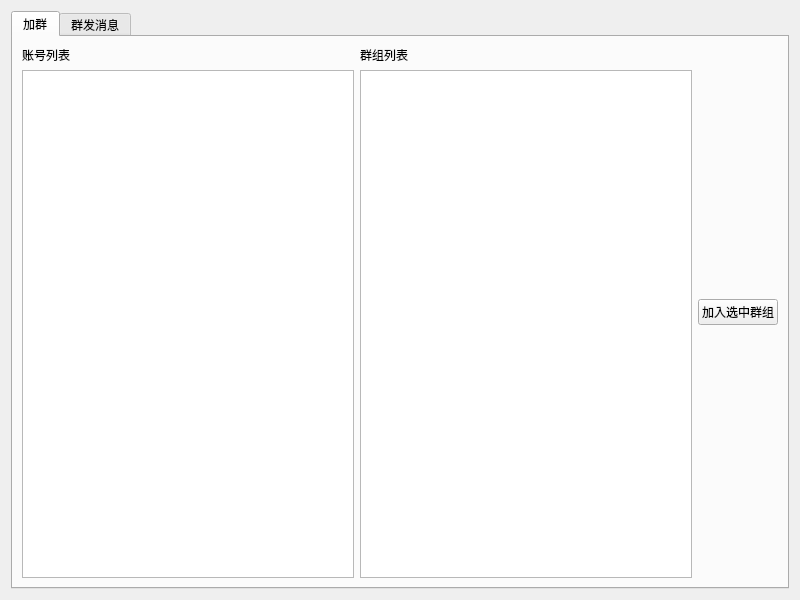
<?xml version="1.0" encoding="UTF-8"?>
<ui version="4.0">
 <class>GroupManagerTab</class>
 <widget class="QWidget" name="GroupManagerTab">
  <property name="geometry">
   <rect>
    <x>0</x>
    <y>0</y>
    <width>800</width>
    <height>600</height>
   </rect>
  </property>
  <property name="windowTitle">
   <string>群组管理器</string>
  </property>
  <layout class="QVBoxLayout" name="verticalLayout">
   <item>
    <widget class="QTabWidget" name="tabWidget">
     <property name="currentIndex">
      <number>0</number>
     </property>
     <widget class="QWidget" name="joinGroupTab">
      <attribute name="title">
       <string>加群</string>
      </attribute>
      <layout class="QHBoxLayout" name="horizontalLayout">
       <item>
        <layout class="QVBoxLayout" name="accountLayout">
         <item>
          <widget class="QLabel" name="label">
           <property name="text">
            <string>账号列表</string>
           </property>
          </widget>
         </item>
         <item>
          <widget class="QTableWidget" name="accountTableWidget"/>
         </item>
        </layout>
       </item>
       <item>
        <layout class="QVBoxLayout" name="groupLayout">
         <item>
          <widget class="QLabel" name="label_2">
           <property name="text">
            <string>群组列表</string>
           </property>
          </widget>
         </item>
         <item>
          <widget class="QTableWidget" name="groupTableWidget"/>
         </item>
        </layout>
       </item>
       <item>
        <widget class="QPushButton" name="joinButton">
         <property name="text">
          <string>加入选中群组</string>
         </property>
        </widget>
       </item>
      </layout>
     </widget>
     <widget class="QWidget" name="sendMessageTab">
      <attribute name="title">
       <string>群发消息</string>
      </attribute>
      <layout class="QHBoxLayout" name="horizontalLayout_2">
       <item>
        <layout class="QVBoxLayout" name="messageLayout">
         <item>
          <widget class="QTextEdit" name="messageInput"/>
         </item>
         <item>
          <layout class="QHBoxLayout" name="buttonLayout">
           <item>
            <widget class="QPushButton" name="addMessageButton">
             <property name="text">
              <string>添加消息</string>
             </property>
            </widget>
           </item>
           <item>
            <widget class="QPushButton" name="uploadFileButton">
             <property name="text">
              <string>上传文件</string>
             </property>
            </widget>
           </item>
           <item>
            <widget class="QPushButton" name="deleteMessageButton">
             <property name="text">
              <string>删除消息</string>
             </property>
            </widget>
           </item>
          </layout>
         </item>
         <item>
          <widget class="QListWidget" name="messageList"/>
         </item>
        </layout>
       </item>
       <item>
        <layout class="QVBoxLayout" name="sendGroupLayout">
         <item>
          <widget class="QLabel" name="label_3">
           <property name="text">
            <string>群组列表</string>
           </property>
          </widget>
         </item>
         <item>
          <widget class="QTableWidget" name="sendGroupTableWidget"/>
         </item>
        </layout>
       </item>
       <item>
        <widget class="QPushButton" name="sendButton">
         <property name="text">
          <string>发送消息</string>
         </property>
        </widget>
       </item>
      </layout>
     </widget>
    </widget>
   </item>
  </layout>
 </widget>
 <resources/>
 <connections/>
</ui>
